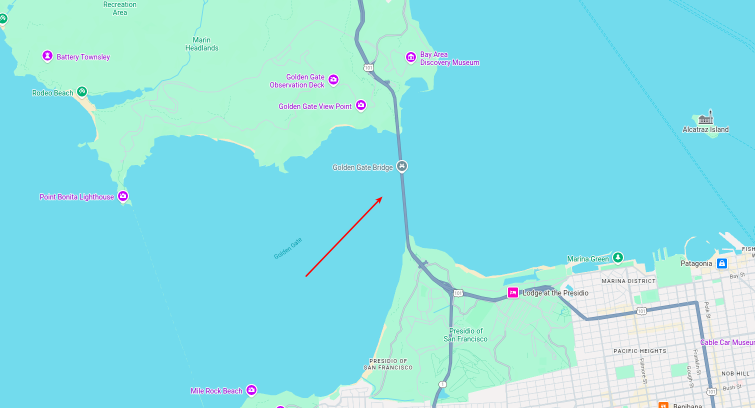
#> input picture rubbish/flux2/assets/i2i_upsample_input.png, 1510 x 816 px (shown at 1/2 size)
$ python degradate.py --src ../../../rubbish/flux2/assets --dst out
#> lines starting #> are read from the running program, lines starting #| are printed output that depends on the picture
"""
Image Degradation Pipeline
Following Real-ESRGAN and SeeSR style degradation methods.
High-order degradation with resize to 256-512 short edge.

Usage:
    python degradation.py --src /path/to/high_res_images --dst /path/to/save_degraded --cores 8
"""

import os
import argparse
import cv2
import numpy as np
import random
import math
from multiprocessing import Pool
from tqdm import tqdm
from scipy import special
from scipy.stats import multivariate_normal
from scipy.ndimage import convolve


# ==================== Kernel Generation (Real-ESRGAN style) ====================

# [5 lines left out: function sigma_matrix2, not called in this run]


def mesh_grid(kernel_size):
    """Generate mesh grid for kernel."""
    ax = np.arange(-kernel_size // 2 + 1., kernel_size // 2 + 1.)
    xx, yy = np.meshgrid(ax, ax)
    xy = np.stack([xx, yy], axis=-1)
    return xy


def pdf2(sigma_matrix, grid):
    """Calculate probability density function of 2D Gaussian."""
    inverse_sigma = np.linalg.inv(sigma_matrix)
    kernel = np.exp(-0.5 * np.sum(np.dot(grid, inverse_sigma) * grid, axis=-1))
    return kernel


def bivariate_gaussian(kernel_size, sig_x, sig_y, theta, isotropic=True):
    """Generate a bivariate isotropic or anisotropic Gaussian kernel."""
    grid = mesh_grid(kernel_size)
    if isotropic:
        sigma_matrix = np.array([[sig_x ** 2, 0], [0, sig_x ** 2]])
    else:
        sigma_matrix = sigma_matrix2(sig_x, sig_y, theta)
    kernel = pdf2(sigma_matrix, grid)
    kernel = kernel / np.sum(kernel)
    return kernel


def bivariate_generalized_gaussian(kernel_size, sig_x, sig_y, theta, beta, isotropic=True):
    """Generate a bivariate generalized Gaussian kernel (Real-ESRGAN)."""
    grid = mesh_grid(kernel_size)
    if isotropic:
        sigma_matrix = np.array([[sig_x ** 2, 0], [0, sig_x ** 2]])
    else:
        sigma_matrix = sigma_matrix2(sig_x, sig_y, theta)
    inverse_sigma = np.linalg.inv(sigma_matrix)
    kernel = np.exp(-0.5 * np.power(np.sum(np.dot(grid, inverse_sigma) * grid, axis=-1), beta))
    kernel = kernel / np.sum(kernel)
    return kernel


# [11 lines left out: function bivariate_plateau, not called in this run]


def random_bivariate_gaussian(kernel_size, sigma_x_range, sigma_y_range, rotation_range, isotropic_prob=0.5):
    """Randomly generate bivariate gaussian kernel."""
    if random.random() < isotropic_prob:
        sigma_x = random.uniform(*sigma_x_range)
        sigma_y = sigma_x
        rotation = 0
    else:
        sigma_x = random.uniform(*sigma_x_range)
        sigma_y = random.uniform(*sigma_y_range)
        rotation = random.uniform(*rotation_range)

    kernel = bivariate_gaussian(kernel_size, sigma_x, sigma_y, rotation, isotropic=(sigma_x == sigma_y))
    return kernel


def random_bivariate_generalized_gaussian(kernel_size, sigma_x_range, sigma_y_range, rotation_range, beta_range, isotropic_prob=0.5):
    """Randomly generate bivariate generalized Gaussian kernel."""
    if random.random() < isotropic_prob:
        sigma_x = random.uniform(*sigma_x_range)
        sigma_y = sigma_x
        rotation = 0
    else:
        sigma_x = random.uniform(*sigma_x_range)
        sigma_y = random.uniform(*sigma_y_range)
        rotation = random.uniform(*rotation_range)

    beta = random.uniform(*beta_range)
    kernel = bivariate_generalized_gaussian(kernel_size, sigma_x, sigma_y, rotation, beta, isotropic=(sigma_x == sigma_y))
    return kernel


# [42 lines left out: functions random_bivariate_plateau, circular_lowpass_kernel, not called in this run]


def random_mixed_kernels(kernel_list, kernel_prob, kernel_size, sigma_x_range, sigma_y_range,
                          rotation_range, beta_gaussian_range, beta_plateau_range, isotropic_prob=0.5):
    """Randomly select and generate a kernel from the kernel list."""
    kernel_type = random.choices(kernel_list, kernel_prob)[0]

    if kernel_type == 'iso':
        kernel = random_bivariate_gaussian(kernel_size, sigma_x_range, sigma_y_range, rotation_range, isotropic_prob=1.0)
    elif kernel_type == 'aniso':
        kernel = random_bivariate_gaussian(kernel_size, sigma_x_range, sigma_y_range, rotation_range, isotropic_prob=0.0)
    elif kernel_type == 'generalized_iso':
        kernel = random_bivariate_generalized_gaussian(kernel_size, sigma_x_range, sigma_y_range, rotation_range, beta_gaussian_range, isotropic_prob=1.0)
    elif kernel_type == 'generalized_aniso':
        kernel = random_bivariate_generalized_gaussian(kernel_size, sigma_x_range, sigma_y_range, rotation_range, beta_gaussian_range, isotropic_prob=0.0)
    elif kernel_type == 'plateau_iso':
        kernel = random_bivariate_plateau(kernel_size, sigma_x_range, sigma_y_range, rotation_range, beta_plateau_range, isotropic_prob=1.0)
    elif kernel_type == 'plateau_aniso':
        kernel = random_bivariate_plateau(kernel_size, sigma_x_range, sigma_y_range, rotation_range, beta_plateau_range, isotropic_prob=0.0)
    elif kernel_type == 'sinc':
        cutoff = random.uniform(0.1, 0.5) * (kernel_size // 2)
        kernel = circular_lowpass_kernel(cutoff, kernel_size)
    else:
        kernel = random_bivariate_gaussian(kernel_size, sigma_x_range, sigma_y_range, rotation_range, isotropic_prob)

    return kernel


# ==================== Degradation Functions ====================

def filter2D(img, kernel):
    """Apply 2D filter to image."""
    kernel = kernel.astype(np.float32)
    return cv2.filter2D(img, -1, kernel)


def random_add_gaussian_noise(img, sigma_range=(1, 30), gray_prob=0.4):
    """Add Gaussian noise to image."""
    sigma = random.uniform(*sigma_range)

    if random.random() < gray_prob:
        # Gray noise (same noise for all channels)
        noise = np.random.randn(img.shape[0], img.shape[1]) * sigma
        noise = np.stack([noise] * img.shape[2], axis=-1)
    else:
        # Color noise (different noise for each channel)
        noise = np.random.randn(*img.shape) * sigma

    img_float = img.astype(np.float32) + noise
    return np.clip(img_float, 0, 255).astype(np.uint8)


def random_add_poisson_noise(img, scale_range=(0.05, 3.0), gray_prob=0.4):
    """Add Poisson noise to image."""
    scale = random.uniform(*scale_range)

    if random.random() < gray_prob:
        # Gray noise
        gray = cv2.cvtColor(img, cv2.COLOR_BGR2GRAY).astype(np.float32) / 255.0
        noise = np.random.poisson(gray * 255 * scale).astype(np.float32) / (scale * 255) - gray
        noise = np.stack([noise] * 3, axis=-1) * 255
    else:
        # Color noise
        img_float = img.astype(np.float32) / 255.0
        noise = np.random.poisson(img_float * 255 * scale).astype(np.float32) / (scale * 255) - img_float
        noise = noise * 255

    img_noisy = img.astype(np.float32) + noise
    return np.clip(img_noisy, 0, 255).astype(np.uint8)


# [7 lines left out: function random_add_speckle_noise, not called in this run]


def random_jpeg_compression(img, quality_range=(30, 95)):
    """Apply JPEG compression artifacts."""
    quality = random.randint(*quality_range)
    encode_param = [int(cv2.IMWRITE_JPEG_QUALITY), quality]
    _, encimg = cv2.imencode('.jpg', img, encode_param)
    decimg = cv2.imdecode(encimg, 1)
    return decimg


# [34 lines left out: functions random_webp_compression, random_resize, not called in this run]


def final_resize(img, target_short_range=(256, 512)):
    """Resize image so short edge is within target range."""
    h, w = img.shape[:2]
    short_edge = min(h, w)
    target_short = random.randint(*target_short_range)

    # Use rounded size to avoid float precision + floor causing 1024 -> 1023.
    scale = target_short / float(short_edge)
    new_h = max(1, int(round(h * scale)))
    new_w = max(1, int(round(w * scale)))

    # Guarantee exact short edge size requested by args (e.g. 1024).
    if new_h <= new_w:
        new_h = target_short
    if new_w <= new_h:
        new_w = target_short

    # Use random interpolation for final resize
    interpolations = [cv2.INTER_LINEAR, cv2.INTER_CUBIC, cv2.INTER_AREA, cv2.INTER_LANCZOS4]
    interpolation = random.choice(interpolations)

    img = cv2.resize(img, (new_w, new_h), interpolation=interpolation)
    return img


# [12 lines left out: function usm_sharp, not called in this run]


# ==================== Degradation Pipeline (Real-ESRGAN style) ====================

def degradation_pipeline_v2(img, target_short_range=(256, 512)):
    """
    Real-ESRGAN style high-order degradation pipeline.
    Two-stage degradation process with final resize to target size.
    """

    # Configuration for first degradation
    kernel_list1 = ['iso', 'aniso', 'generalized_iso', 'generalized_aniso', 'plateau_iso', 'plateau_aniso']
    kernel_prob1 = [0.45, 0.25, 0.12, 0.03, 0.12, 0.03]
    blur_sigma1 = [0.2, 3]
    blur_sigma2_1 = [0.2, 1.5]
    betag_range1 = [0.5, 4]
    betap_range1 = [1, 2]

    # Configuration for second degradation
    kernel_list2 = ['iso', 'aniso', 'generalized_iso', 'generalized_aniso', 'plateau_iso', 'plateau_aniso']
    kernel_prob2 = [0.45, 0.25, 0.12, 0.03, 0.12, 0.03]
    blur_sigma2 = [0.2, 1.5]
    blur_sigma2_2 = [0.2, 1.2]
    betag_range2 = [0.5, 4]
    betap_range2 = [1, 2]

    sinc_prob = 0.1  # Probability of applying sinc filter

    # =============== First Degradation Stage ===============

    # 1. Blur
    kernel_size = random.choice([7, 9, 11, 13, 15, 17, 19, 21])
    if np.random.uniform() < sinc_prob:
        # Sinc filter (ringing artifacts)
        if kernel_size < 13:
            omega_c = np.random.uniform(np.pi / 3, np.pi)
        else:
            omega_c = np.random.uniform(np.pi / 5, np.pi)
        kernel = circular_lowpass_kernel(omega_c / np.pi, kernel_size)
    else:
        kernel = random_mixed_kernels(
            kernel_list1, kernel_prob1, kernel_size,
            blur_sigma1, blur_sigma2_1, [-math.pi, math.pi],
            betag_range1, betap_range1
        )
    img = filter2D(img, kernel)

    # 2. Resize (down)
    scale = random.uniform(0.15, 1.5)
    interpolations = [cv2.INTER_NEAREST, cv2.INTER_LINEAR, cv2.INTER_CUBIC, cv2.INTER_AREA, cv2.INTER_LANCZOS4]
    interp_probs = [0.05, 0.3, 0.3, 0.3, 0.05]
    interpolation = random.choices(interpolations, interp_probs)[0]
    h, w = img.shape[:2]
    img = cv2.resize(img, (int(w * scale), int(h * scale)), interpolation=interpolation)

    # 3. Noise
    if random.random() < 0.5:
        if random.random() < 0.5:
            img = random_add_gaussian_noise(img, sigma_range=(1, 30), gray_prob=0.4)
        else:
            img = random_add_poisson_noise(img, scale_range=(0.05, 2.5), gray_prob=0.4)

    # 4. JPEG compression
    if random.random() < 0.5:
        img = random_jpeg_compression(img, quality_range=(30, 95))

    # =============== Second Degradation Stage ===============

    # 1. Blur
    kernel_size = random.choice([7, 9, 11, 13, 15, 17, 19, 21])
    if np.random.uniform() < sinc_prob:
        if kernel_size < 13:
            omega_c = np.random.uniform(np.pi / 3, np.pi)
        else:
            omega_c = np.random.uniform(np.pi / 5, np.pi)
        kernel = circular_lowpass_kernel(omega_c / np.pi, kernel_size)
    else:
        kernel = random_mixed_kernels(
            kernel_list2, kernel_prob2, kernel_size,
            blur_sigma2, blur_sigma2_2, [-math.pi, math.pi],
            betag_range2, betap_range2
        )
    img = filter2D(img, kernel)

    # 2. Resize (random up/down/keep)
    scale = random.uniform(0.3, 1.2)
    interpolation = random.choices(interpolations, interp_probs)[0]
    h, w = img.shape[:2]
    img = cv2.resize(img, (int(w * scale), int(h * scale)), interpolation=interpolation)

    # 3. Noise
    if random.random() < 0.5:
        if random.random() < 0.5:
            img = random_add_gaussian_noise(img, sigma_range=(1, 25), gray_prob=0.4)
        else:
            img = random_add_poisson_noise(img, scale_range=(0.05, 2.5), gray_prob=0.4)

    # 4. JPEG compression (or last sinc filter + JPEG)
    if random.random() < 0.5:
        # Sinc filter before final JPEG
        if random.random() < sinc_prob:
            kernel_size = random.choice([7, 9, 11, 13, 15, 17, 19, 21])
            omega_c = np.random.uniform(np.pi / 3, np.pi)
            kernel = circular_lowpass_kernel(omega_c / np.pi, kernel_size)
            img = filter2D(img, kernel)

    # Final JPEG/WebP compression
    if random.random() < 0.7:
        if random.random() < 0.7:
            img = random_jpeg_compression(img, quality_range=(30, 95))
        else:
            img = random_webp_compression(img, quality_range=(30, 95))

    # =============== Final Resize to Target Size ===============
    img = final_resize(img, target_short_range)

    return img


def degradation_pipeline(img, target_short_range=(256, 512)):
    """Main degradation pipeline wrapper."""
    return degradation_pipeline_v2(img, target_short_range)


# ==================== Processing Functions ====================

def process_image(args):
    """Process a single image."""
    src_path, dst_path, target_short_range = args

    try:
        img = cv2.imread(src_path)
        if img is None:
            print(f"Failed to read {src_path}")
            return False

        # Apply degradation with resize to target size
        degraded_img = degradation_pipeline(img, target_short_range)

        # Ensure destination directory exists
        dst_dir = os.path.dirname(dst_path)
        if dst_dir and not os.path.exists(dst_dir):
            os.makedirs(dst_dir, exist_ok=True)

        # Save
        cv2.imwrite(dst_path, degraded_img)
        return True
    except Exception as e:
        print(f"Error processing {src_path}: {e}")
        return False


def main():
    parser = argparse.ArgumentParser(
        description="Apply real-world degradation to images (Real-ESRGAN style)."
    )
    parser.add_argument("--src", type=str, required=True, help="Source folder path")
    parser.add_argument("--dst", type=str, required=True, help="Destination folder path")
    parser.add_argument("--cores", type=int, default=4, help="Number of CPU cores to use")
    parser.add_argument("--short_min", type=int, default=192, help="Minimum short edge size")
    parser.add_argument("--short_max", type=int, default=320, help="Maximum short edge size")

    args = parser.parse_args()

    if not os.path.exists(args.src):
        print(f"Error: Source folder '{args.src}' does not exist.")
        return

    if not os.path.exists(args.dst):
        os.makedirs(args.dst)

    target_short_range = (args.short_min, args.short_max)

    image_extensions = {'.jpg', '.jpeg', '.png', '.bmp', '.tiff', '.tif', '.webp'}

    tasks = []
    for root, dirs, files in os.walk(args.src):
        for file in files:
            if os.path.splitext(file)[1].lower() in image_extensions:
                src_path = os.path.join(root, file)

                # Maintain relative folder structure
                rel_path = os.path.relpath(src_path, args.src)
                dst_path = os.path.join(args.dst, rel_path)

                tasks.append((src_path, dst_path, target_short_range))

    if not tasks:
        print("No images found in source folder.")
        return

    print(f"Found {len(tasks)} images. Processing with {args.cores} cores...")
    print(f"Output short edge range: {target_short_range[0]}-{target_short_range[1]} pixels")

    with Pool(args.cores) as p:
        results = list(tqdm(p.imap(process_image, tasks), total=len(tasks)))
#> in process_image, img is the input picture: shape (816, 1510, 3); mean B, G, R 229.6, 225.4, 142.3
#> in random_add_gaussian_noise, `img_float = img.astype(np.float32) + noise`:
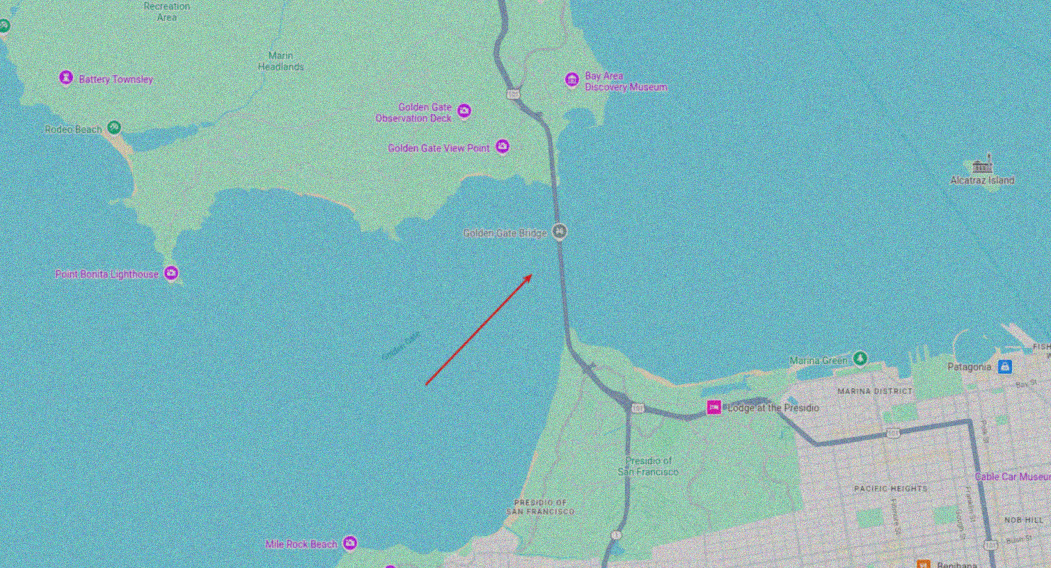
#> img_float: shape (568, 1051, 3) float64; mean of channels 0, 1, 2 229.6, 225.4, 142.4; drawn with min black and max white
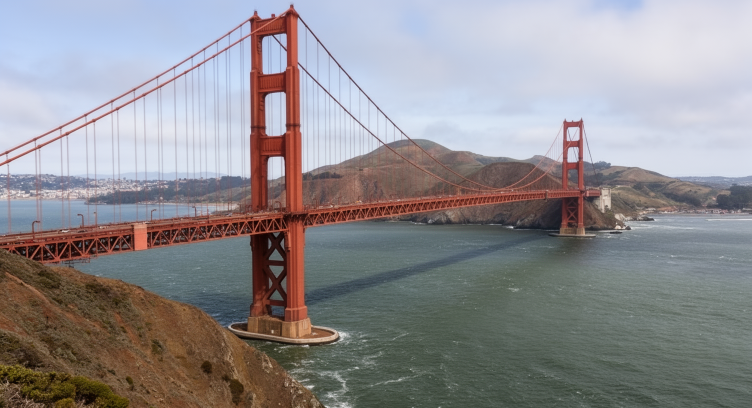
#> input picture rubbish/flux2/assets/i2i_upsample_example.png, 1504 x 816 px (shown at 1/2 size)
#> in process_image, img is the input picture: shape (816, 1504, 3); mean B, G, R 144, 140.8, 143.5
#> in random_add_poisson_noise, `noise = np.random.poisson(img_float * 255 * scale).astype(np.float32) ..`:
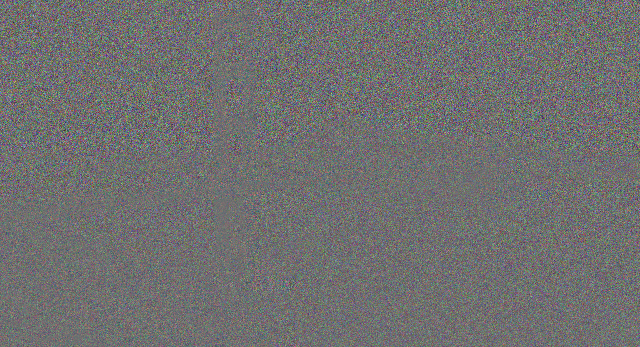
#> noise: shape (347, 640, 3) float32; mean of channels 0, 1, 2 -0.00018, 0.000249, 0.000117; drawn with min black and max white
#> in random_add_poisson_noise, `img_noisy = img.astype(np.float32) + noise`:
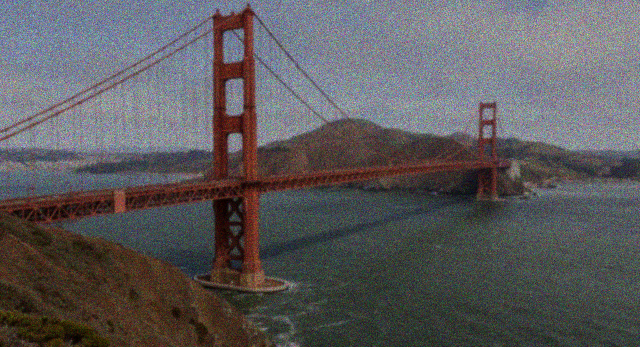
#> img_noisy: shape (347, 640, 3) float32; mean of channels 0, 1, 2 143.9, 140.8, 143.5; drawn with min black and max white
#> in random_add_poisson_noise, `return np.clip(img_noisy, 0, 255).astype(np.uint8)`:
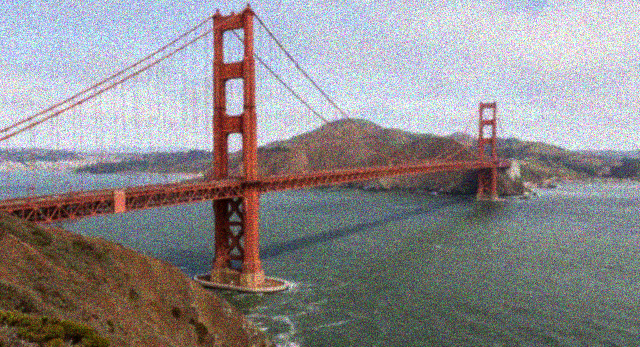
#> returned value: shape (347, 640, 3); mean of channels 0, 1, 2 141.6, 139.7, 142.6; drawn as B, G, R
#> in filter2D (call 4), `return cv2.filter2D(img, -1, kernel)`:
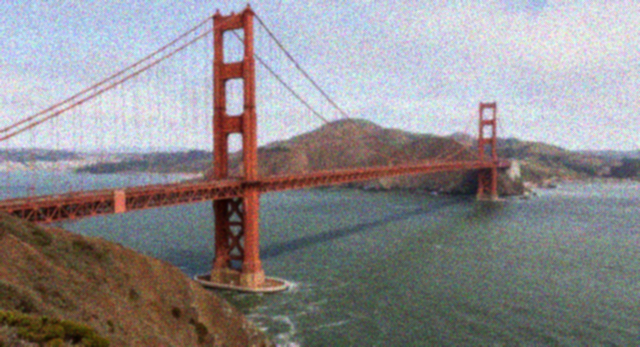
#> returned value: shape (347, 640, 3); mean of channels 0, 1, 2 141.5, 139.7, 142.6; drawn as B, G, R
#> call 2 of final_resize, with target_short_range = (192, 320)
#> in final_resize (call 2), `img = cv2.resize(img, (new_w, new_h), interpolation=interpolation)`:
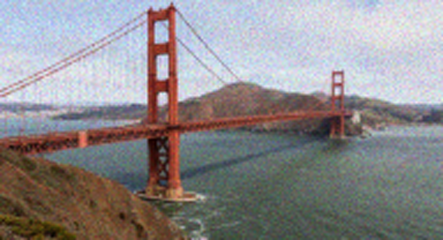
#> img: shape (240, 443, 3); mean of channels 0, 1, 2 141.5, 139.7, 142.6; drawn as B, G, R

    success_count = sum(results)
    print(f"Done. Successfully processed {success_count}/{len(tasks)} images.")


if __name__ == "__main__":
    main()
